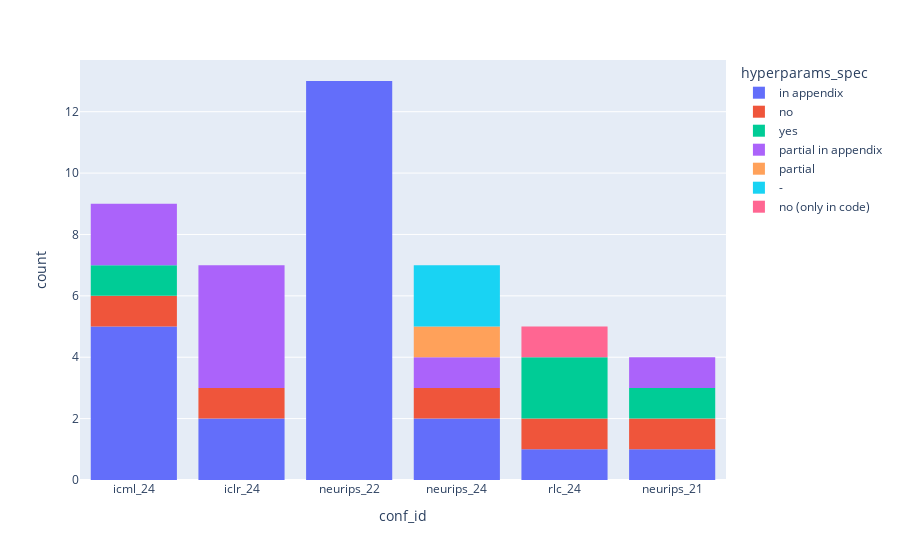

Write notebook code for a chart like this one.
### Code cell
# HPs
fig = px.histogram(empirical_data, x='conf_id', color='hyperparams_spec')
fig.show()
fig = px.histogram(empirical_data, x='conference', color='hyperparams_spec')
fig.show()
fig = px.histogram(empirical_data, x='year', color='hyperparams_spec')
fig.show()

### Figure 1 — Plotly figure (JSON) as saved in the notebook; plotly's stock layout.template omitted (floating-point values rounded to 4 significant figures)
{"data": [{"alignmentgroup": "True", "bingroup": "x", "hovertemplate": "hyperparams_spec=in appendix<br>conf_id=%{x}<br>count=%{y}<extra></extra>", "legendgroup": "in appendix", "marker": {"color": "#636efa", "pattern": {"shape": ""}}, "name": "in appendix", "offsetgroup": "in appendix", "orientation": "v", "showlegend": true, "type": "histogram", "x": ["icml_24", "icml_24", "icml_24", "icml_24", "icml_24", "iclr_24", "iclr_24", "neurips_22", "neurips_22", "neurips_22", "neurips_22", "neurips_22", "neurips_22", "neurips_22", "neurips_22", "neurips_22", "neurips_22", "neurips_22", "neurips_22", "neurips_22", "neurips_24", "neurips_24", "rlc_24", "neurips_21"], "xaxis": "x", "yaxis": "y"}, {"alignmentgroup": "True", "bingroup": "x", "hovertemplate": "hyperparams_spec=no<br>conf_id=%{x}<br>count=%{y}<extra></extra>", "legendgroup": "no", "marker": {"color": "#EF553B", "pattern": {"shape": ""}}, "name": "no", "offsetgroup": "no", "orientation": "v", "showlegend": true, "type": "histogram", "x": ["icml_24", "iclr_24", "neurips_24", "rlc_24", "neurips_21"], "xaxis": "x", "yaxis": "y"}, {"alignmentgroup": "True", "bingroup": "x", "hovertemplate": "hyperparams_spec=yes<br>conf_id=%{x}<br>count=%{y}<extra></extra>", "legendgroup": "yes", "marker": {"color": "#00cc96", "pattern": {"shape": ""}}, "name": "yes", "offsetgroup": "yes", "orientation": "v", "showlegend": true, "type": "histogram", "x": ["icml_24", "rlc_24", "rlc_24", "neurips_21"], "xaxis": "x", "yaxis": "y"}, {"alignmentgroup": "True", "bingroup": "x", "hovertemplate": "hyperparams_spec=partial in appendix<br>conf_id=%{x}<br>count=%{y}<extra></extra>", "legendgroup": "partial in appendix", "marker": {"color": "#ab63fa", "pattern": {"shape": ""}}, "name": "partial in appendix", "offsetgroup": "partial in appendix", "orientation": "v", "showlegend": true, "type": "histogram", "x": ["icml_24", "icml_24", "iclr_24", "iclr_24", "iclr_24", "iclr_24", "neurips_24", "neurips_21"], "xaxis": "x", "yaxis": "y"}, {"alignmentgroup": "True", "bingroup": "x", "hovertemplate": "hyperparams_spec=partial<br>conf_id=%{x}<br>count=%{y}<extra></extra>", "legendgroup": "partial", "marker": {"color": "#FFA15A", "pattern": {"shape": ""}}, "name": "partial", "offsetgroup": "partial", "orientation": "v", "showlegend": true, "type": "histogram", "x": ["neurips_24"], "xaxis": "x", "yaxis": "y"}, {"alignmentgroup": "True", "bingroup": "x", "hovertemplate": "hyperparams_spec=-<br>conf_id=%{x}<br>count=%{y}<extra></extra>", "legendgroup": "-", "marker": {"color": "#19d3f3", "pattern": {"shape": ""}}, "name": "-", "offsetgroup": "-", "orientation": "v", "showlegend": true, "type": "histogram", "x": ["neurips_24", "neurips_24"], "xaxis": "x", "yaxis": "y"}, {"alignmentgroup": "True", "bingroup": "x", "hovertemplate": "hyperparams_spec=no (only in code)<br>conf_id=%{x}<br>count=%{y}<extra></extra>", "legendgroup": "no (only in code)", "marker": {"color": "#FF6692", "pattern": {"shape": ""}}, "name": "no (only in code)", "offsetgroup": "no (only in code)", "orientation": "v", "showlegend": true, "type": "histogram", "x": ["rlc_24"], "xaxis": "x", "yaxis": "y"}], "layout": {"barmode": "relative", "legend": {"title": {"text": "hyperparams_spec"}, "tracegroupgap": 0}, "margin": {"t": 60}, "xaxis": {"anchor": "y", "domain": [0, 1], "title": {"text": "conf_id"}}, "yaxis": {"anchor": "x", "domain": [0, 1], "title": {"text": "count"}}}}
